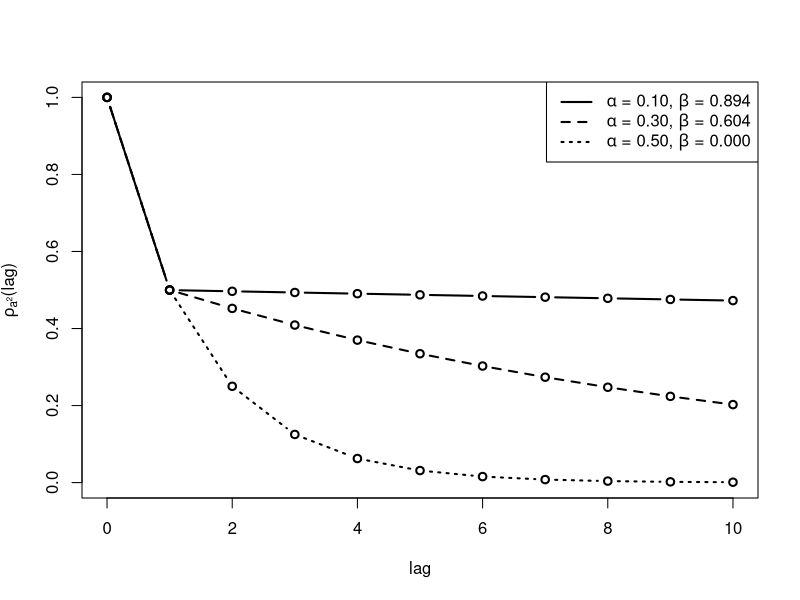

R code for this plot: (Note: this script raises an error after producing the figure.)
#  Figures 18.5 and 18.6

rho = function(a,b)
{
c(1,a*(1-a*b-b^2)/(1-2*a*b-b^2) * (a+b)^(0:9))
}

target = .5
a1 =.1
b1 = uniroot(f=function(b){rho(a1,b)[2] - target},interval = c(0,1-a1))$root
a2=.3
b2 = uniroot(f=function(b){rho(a2,b)[2] - target},interval = c(0,1-a2))$root
a3=.5
b3 = uniroot(f=function(b){rho(a3,b)[2] - target},interval = c(0,1-a3))$root

postscript("garch11ACF.ps",width=6,height=5)  #  Figure 18.5
plot(0:10,rho(a1,b1),type="b",ylim=c(0,1),lty=1,lwd=2,
    ylab=expression(paste(rho[a^2],"(lag)")),
    xlab="lag" )
lines(0:10,rho(a2,b2),type="b",lty=2,lwd=2)
lines(0:10,rho(a3,b3),type="b",lty=3,lwd=2)
legend("topright",c(expression(paste(alpha," = 0.10, ",beta," = 0.894")),
       expression(paste(alpha," = 0.30, ",beta," = 0.604")),
       expression(paste(alpha," = 0.50, ",beta," = 0.000")) ),lty=1:3,lwd=2)
graphics.off()

data(bmw,package="evir")
res = residuals(arima(bmw,order=c(1,0,0)))

postscript("bmwACFsquared.ps",width=6,height=5)  #  Figure 18.6
acf(res^2)
graphics.off()
